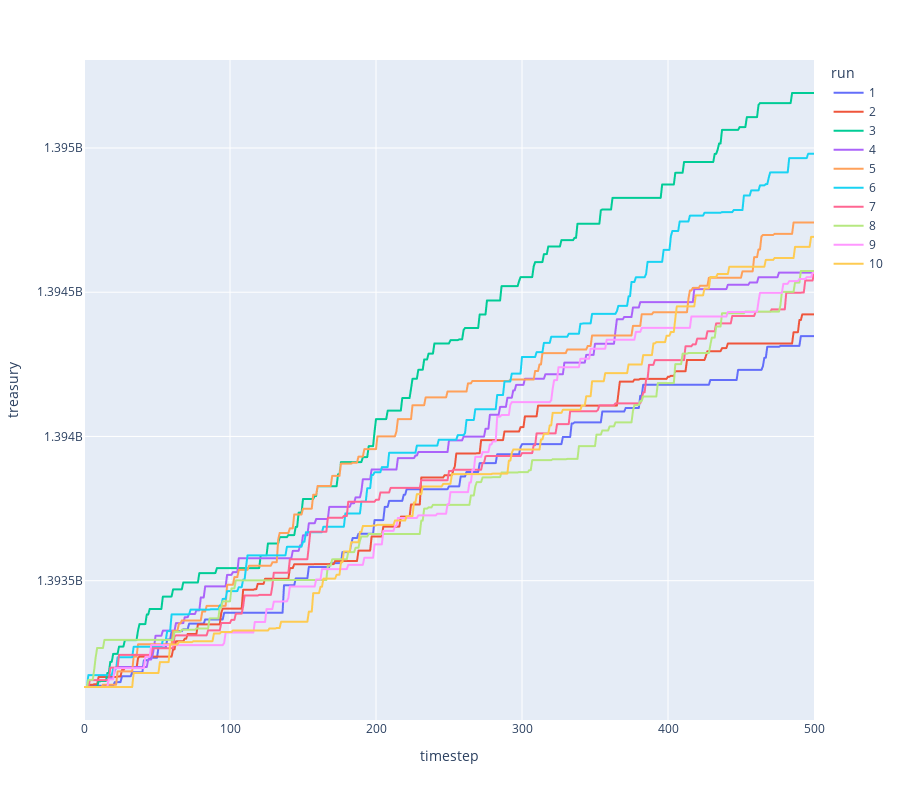

The cell this chart's notebook holds for it:
### Code cell
px.line(
    df,
    x='timestep',
    y='treasury', 
    color='run', 
    height=800,
)

# Positive variation for treasury

### Figure 1 — Plotly figure (JSON) as saved in the notebook; plotly's stock layout.template omitted (floating-point values rounded to 4 significant figures; data arrays with more than 128 entries replaced by an {"elided": "..."} marker saying what was removed)
{"data": [{"hovertemplate": "run=1<br>timestep=%{x}<br>treasury=%{y}<extra></extra>", "legendgroup": "1", "line": {"color": "#636efa", "dash": "solid"}, "mode": "lines", "name": "1", "showlegend": true, "type": "scattergl", "x": {"elided": "501 int values"}, "xaxis": "x", "y": {"elided": "501 int values"}, "yaxis": "y"}, {"hovertemplate": "run=2<br>timestep=%{x}<br>treasury=%{y}<extra></extra>", "legendgroup": "2", "line": {"color": "#EF553B", "dash": "solid"}, "mode": "lines", "name": "2", "showlegend": true, "type": "scattergl", "x": {"elided": "501 int values"}, "xaxis": "x", "y": {"elided": "501 int values"}, "yaxis": "y"}, {"hovertemplate": "run=3<br>timestep=%{x}<br>treasury=%{y}<extra></extra>", "legendgroup": "3", "line": {"color": "#00cc96", "dash": "solid"}, "mode": "lines", "name": "3", "showlegend": true, "type": "scattergl", "x": {"elided": "501 int values"}, "xaxis": "x", "y": {"elided": "501 int values"}, "yaxis": "y"}, {"hovertemplate": "run=4<br>timestep=%{x}<br>treasury=%{y}<extra></extra>", "legendgroup": "4", "line": {"color": "#ab63fa", "dash": "solid"}, "mode": "lines", "name": "4", "showlegend": true, "type": "scattergl", "x": {"elided": "501 int values"}, "xaxis": "x", "y": {"elided": "501 int values"}, "yaxis": "y"}, {"hovertemplate": "run=5<br>timestep=%{x}<br>treasury=%{y}<extra></extra>", "legendgroup": "5", "line": {"color": "#FFA15A", "dash": "solid"}, "mode": "lines", "name": "5", "showlegend": true, "type": "scattergl", "x": {"elided": "501 int values"}, "xaxis": "x", "y": {"elided": "501 int values"}, "yaxis": "y"}, {"hovertemplate": "run=6<br>timestep=%{x}<br>treasury=%{y}<extra></extra>", "legendgroup": "6", "line": {"color": "#19d3f3", "dash": "solid"}, "mode": "lines", "name": "6", "showlegend": true, "type": "scattergl", "x": {"elided": "501 int values"}, "xaxis": "x", "y": {"elided": "501 int values"}, "yaxis": "y"}, {"hovertemplate": "run=7<br>timestep=%{x}<br>treasury=%{y}<extra></extra>", "legendgroup": "7", "line": {"color": "#FF6692", "dash": "solid"}, "mode": "lines", "name": "7", "showlegend": true, "type": "scattergl", "x": {"elided": "501 int values"}, "xaxis": "x", "y": {"elided": "501 int values"}, "yaxis": "y"}, {"hovertemplate": "run=8<br>timestep=%{x}<br>treasury=%{y}<extra></extra>", "legendgroup": "8", "line": {"color": "#B6E880", "dash": "solid"}, "mode": "lines", "name": "8", "showlegend": true, "type": "scattergl", "x": {"elided": "501 int values"}, "xaxis": "x", "y": {"elided": "501 int values"}, "yaxis": "y"}, {"hovertemplate": "run=9<br>timestep=%{x}<br>treasury=%{y}<extra></extra>", "legendgroup": "9", "line": {"color": "#FF97FF", "dash": "solid"}, "mode": "lines", "name": "9", "showlegend": true, "type": "scattergl", "x": {"elided": "501 int values"}, "xaxis": "x", "y": {"elided": "501 int values"}, "yaxis": "y"}, {"hovertemplate": "run=10<br>timestep=%{x}<br>treasury=%{y}<extra></extra>", "legendgroup": "10", "line": {"color": "#FECB52", "dash": "solid"}, "mode": "lines", "name": "10", "showlegend": true, "type": "scattergl", "x": {"elided": "501 int values"}, "xaxis": "x", "y": {"elided": "501 int values"}, "yaxis": "y"}], "layout": {"height": 800, "legend": {"title": {"text": "run"}, "tracegroupgap": 0}, "margin": {"t": 60}, "xaxis": {"anchor": "y", "domain": [0, 1], "title": {"text": "timestep"}}, "yaxis": {"anchor": "x", "domain": [0, 1], "title": {"text": "treasury"}}}}
